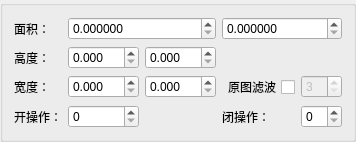
          <widget class="QGroupBox" name="groupBox_4">
           <property name="title">
            <string/>
           </property>
           <layout class="QGridLayout" name="gridLayout_4">
            <item row="0" column="0">
             <widget class="QLabel" name="label_17">
              <property name="text">
               <string>面积：</string>
              </property>
             </widget>
            </item>
            <item row="1" column="0">
             <widget class="QLabel" name="label_20">
              <property name="text">
               <string>高度：</string>
              </property>
             </widget>
            </item>
            <item row="2" column="0">
             <widget class="QLabel" name="label_21">
              <property name="text">
               <string>宽度：</string>
              </property>
             </widget>
            </item>
            <item row="2" column="3">
             <widget class="QCheckBox" name="cb_ImgGauss">
              <property name="layoutDirection">
               <enum>Qt::RightToLeft</enum>
              </property>
              <property name="text">
               <string>原图滤波</string>
              </property>
             </widget>
            </item>
            <item row="2" column="4">
             <widget class="QSpinBox" name="sp_gaussSize">
              <property name="enabled">
               <bool>false</bool>
              </property>
              <property name="buttonSymbols">
               <enum>QAbstractSpinBox::UpDownArrows</enum>
              </property>
              <property name="minimum">
               <number>3</number>
              </property>
              <property name="maximum">
               <number>11</number>
              </property>
              <property name="singleStep">
               <number>2</number>
              </property>
             </widget>
            </item>
            <item row="3" column="0">
             <widget class="QLabel" name="label_4">
              <property name="text">
               <string>开操作：</string>
              </property>
             </widget>
            </item>
            <item row="3" column="1">
             <widget class="QSpinBox" name="sp_open">
              <property name="enabled">
               <bool>true</bool>
              </property>
              <property name="buttonSymbols">
               <enum>QAbstractSpinBox::UpDownArrows</enum>
              </property>
              <property name="minimum">
               <number>0</number>
              </property>
              <property name="maximum">
               <number>50</number>
              </property>
              <property name="singleStep">
               <number>1</number>
              </property>
              <property name="value">
               <number>0</number>
              </property>
             </widget>
            </item>
            <item row="3" column="3">
             <widget class="QLabel" name="label_6">
              <property name="text">
               <string>闭操作：</string>
              </property>
             </widget>
            </item>
            <item row="3" column="4">
             <widget class="QSpinBox" name="sp_close">
              <property name="enabled">
               <bool>true</bool>
              </property>
              <property name="buttonSymbols">
               <enum>QAbstractSpinBox::UpDownArrows</enum>
              </property>
              <property name="minimum">
               <number>0</number>
              </property>
              <property name="maximum">
               <number>50</number>
              </property>
              <property name="singleStep">
               <number>1</number>
              </property>
              <property name="value">
               <number>0</number>
              </property>
             </widget>
            </item>
            <item row="0" column="1" colspan="2">
             <widget class="QDoubleSpinBox" name="dsp_badAreaMin">
              <property name="minimumSize">
               <size>
                <width>80</width>
                <height>0</height>
               </size>
              </property>
              <property name="buttonSymbols">
               <enum>QAbstractSpinBox::UpDownArrows</enum>
              </property>
              <property name="decimals">
               <number>6</number>
              </property>
              <property name="maximum">
               <double>999999.989999999990687</double>
              </property>
             </widget>
            </item>
            <item row="0" column="3" colspan="2">
             <widget class="QDoubleSpinBox" name="dsp_badAreaMax">
              <property name="minimumSize">
               <size>
                <width>80</width>
                <height>0</height>
               </size>
              </property>
              <property name="buttonSymbols">
               <enum>QAbstractSpinBox::UpDownArrows</enum>
              </property>
              <property name="decimals">
               <number>6</number>
              </property>
              <property name="maximum">
               <double>9999999.990000000223517</double>
              </property>
             </widget>
            </item>
            <item row="1" column="1">
             <widget class="QDoubleSpinBox" name="dsp_badLengthMin">
              <property name="buttonSymbols">
               <enum>QAbstractSpinBox::UpDownArrows</enum>
              </property>
              <property name="decimals">
               <number>3</number>
              </property>
              <property name="maximum">
               <double>999.990000000000009</double>
              </property>
             </widget>
            </item>
            <item row="1" column="2">
             <widget class="QDoubleSpinBox" name="dsp_badLengthMax">
              <property name="buttonSymbols">
               <enum>QAbstractSpinBox::UpDownArrows</enum>
              </property>
              <property name="decimals">
               <number>3</number>
              </property>
              <property name="maximum">
               <double>999.990000000000009</double>
              </property>
             </widget>
            </item>
            <item row="2" column="1">
             <widget class="QDoubleSpinBox" name="dsp_badWidthMin">
              <property name="buttonSymbols">
               <enum>QAbstractSpinBox::UpDownArrows</enum>
              </property>
              <property name="decimals">
               <number>3</number>
              </property>
              <property name="maximum">
               <double>999.990000000000009</double>
              </property>
             </widget>
            </item>
            <item row="2" column="2">
             <widget class="QDoubleSpinBox" name="dsp_badWidthMax">
              <property name="buttonSymbols">
               <enum>QAbstractSpinBox::UpDownArrows</enum>
              </property>
              <property name="decimals">
               <number>3</number>
              </property>
              <property name="maximum">
               <double>999.990000000000009</double>
              </property>
             </widget>
            </item>
           </layout>
          </widget>
